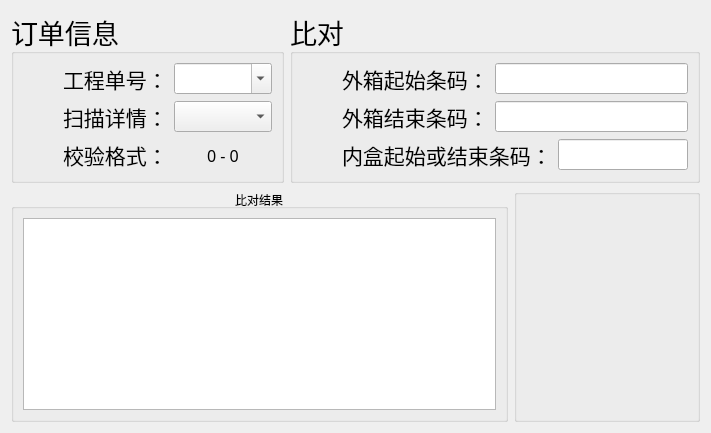
     <widget class="QWidget" name="outer_box_tab">
      <attribute name="title">
       <string>外箱比对</string>
      </attribute>
      <layout class="QVBoxLayout" name="verticalLayout_8">
       <item>
        <layout class="QHBoxLayout" name="horizontalLayout_2" stretch="2,3">
         <item>
          <widget class="QGroupBox" name="groupBox_8">
           <property name="font">
            <font>
             <family>微软雅黑</family>
             <pointsize>20</pointsize>
            </font>
           </property>
           <property name="title">
            <string>订单信息</string>
           </property>
           <layout class="QVBoxLayout" name="verticalLayout_9">
            <item>
             <layout class="QHBoxLayout" name="horizontalLayout_16" stretch="0,0,9">
              <item>
               <spacer name="horizontalSpacer_22">
                <property name="orientation">
                 <enum>Qt::Horizontal</enum>
                </property>
                <property name="sizeHint" stdset="0">
                 <size>
                  <width>40</width>
                  <height>20</height>
                 </size>
                </property>
               </spacer>
              </item>
              <item>
               <widget class="QLabel" name="label_16">
                <property name="font">
                 <font>
                  <family>微软雅黑</family>
                  <pointsize>16</pointsize>
                 </font>
                </property>
                <property name="text">
                 <string>工程单号：</string>
                </property>
               </widget>
              </item>
              <item>
               <widget class="QComboBox" name="carton_order_name_combo">
                <property name="font">
                 <font>
                  <family>微软雅黑</family>
                  <pointsize>12</pointsize>
                 </font>
                </property>
                <property name="editable">
                 <bool>true</bool>
                </property>
                <property name="currentText">
                 <string/>
                </property>
                <property name="placeholderText">
                 <string>请选择</string>
                </property>
               </widget>
              </item>
             </layout>
            </item>
            <item>
             <layout class="QHBoxLayout" name="horizontalLayout_18" stretch="0,0,9">
              <item>
               <spacer name="horizontalSpacer_24">
                <property name="orientation">
                 <enum>Qt::Horizontal</enum>
                </property>
                <property name="sizeHint" stdset="0">
                 <size>
                  <width>40</width>
                  <height>20</height>
                 </size>
                </property>
               </spacer>
              </item>
              <item>
               <widget class="QLabel" name="label_18">
                <property name="font">
                 <font>
                  <family>微软雅黑</family>
                  <pointsize>16</pointsize>
                 </font>
                </property>
                <property name="text">
                 <string>扫描详情：</string>
                </property>
               </widget>
              </item>
              <item>
               <widget class="QComboBox" name="carton_datas_status_comb_box">
                <property name="font">
                 <font>
                  <family>微软雅黑</family>
                  <pointsize>12</pointsize>
                 </font>
                </property>
               </widget>
              </item>
             </layout>
            </item>
            <item>
             <layout class="QHBoxLayout" name="horizontalLayout_17" stretch="0,1,9">
              <item>
               <spacer name="horizontalSpacer_26">
                <property name="orientation">
                 <enum>Qt::Horizontal</enum>
                </property>
                <property name="sizeHint" stdset="0">
                 <size>
                  <width>40</width>
                  <height>20</height>
                 </size>
                </property>
               </spacer>
              </item>
              <item>
               <widget class="QLabel" name="label_17">
                <property name="font">
                 <font>
                  <family>微软雅黑</family>
                  <pointsize>16</pointsize>
                 </font>
                </property>
                <property name="text">
                 <string>校验格式：</string>
                </property>
               </widget>
              </item>
              <item>
               <widget class="QLabel" name="carton_check_format_label">
                <property name="font">
                 <font>
                  <family>微软雅黑</family>
                  <pointsize>12</pointsize>
                 </font>
                </property>
                <property name="text">
                 <string>0 - 0</string>
                </property>
                <property name="alignment">
                 <set>Qt::AlignCenter</set>
                </property>
               </widget>
              </item>
             </layout>
            </item>
           </layout>
          </widget>
         </item>
         <item>
          <widget class="QGroupBox" name="groupBox_7">
           <property name="font">
            <font>
             <family>微软雅黑</family>
             <pointsize>20</pointsize>
            </font>
           </property>
           <property name="title">
            <string>比对</string>
           </property>
           <layout class="QVBoxLayout" name="verticalLayout_3">
            <item>
             <layout class="QHBoxLayout" name="horizontalLayout_21" stretch="0,2,3">
              <item>
               <spacer name="horizontalSpacer_12">
                <property name="orientation">
                 <enum>Qt::Horizontal</enum>
                </property>
                <property name="sizeHint" stdset="0">
                 <size>
                  <width>40</width>
                  <height>20</height>
                 </size>
                </property>
               </spacer>
              </item>
              <item>
               <widget class="QLabel" name="label_5">
                <property name="font">
                 <font>
                  <family>微软雅黑</family>
                  <pointsize>16</pointsize>
                 </font>
                </property>
                <property name="text">
                 <string>外箱起始条码：</string>
                </property>
               </widget>
              </item>
              <item>
               <widget class="QLineEdit" name="carton_start_line">
                <property name="font">
                 <font>
                  <family>微软雅黑</family>
                  <pointsize>12</pointsize>
                  <weight>50</weight>
                  <bold>false</bold>
                 </font>
                </property>
                <property name="readOnly">
                 <bool>false</bool>
                </property>
               </widget>
              </item>
             </layout>
            </item>
            <item>
             <layout class="QHBoxLayout" name="horizontalLayout_48" stretch="0,2,3">
              <item>
               <spacer name="horizontalSpacer_23">
                <property name="orientation">
                 <enum>Qt::Horizontal</enum>
                </property>
                <property name="sizeHint" stdset="0">
                 <size>
                  <width>40</width>
                  <height>20</height>
                 </size>
                </property>
               </spacer>
              </item>
              <item>
               <widget class="QLabel" name="label_27">
                <property name="font">
                 <font>
                  <family>微软雅黑</family>
                  <pointsize>16</pointsize>
                 </font>
                </property>
                <property name="text">
                 <string>外箱结束条码：</string>
                </property>
               </widget>
              </item>
              <item>
               <widget class="QLineEdit" name="carton_end_line">
                <property name="font">
                 <font>
                  <family>微软雅黑</family>
                  <pointsize>12</pointsize>
                  <weight>50</weight>
                  <bold>false</bold>
                 </font>
                </property>
                <property name="readOnly">
                 <bool>false</bool>
                </property>
               </widget>
              </item>
             </layout>
            </item>
            <item>
             <layout class="QHBoxLayout" name="horizontalLayout_23" stretch="0,2,3">
              <item>
               <spacer name="horizontalSpacer_16">
                <property name="orientation">
                 <enum>Qt::Horizontal</enum>
                </property>
                <property name="sizeHint" stdset="0">
                 <size>
                  <width>40</width>
                  <height>20</height>
                 </size>
                </property>
               </spacer>
              </item>
              <item>
               <widget class="QLabel" name="label_12">
                <property name="font">
                 <font>
                  <family>微软雅黑</family>
                  <pointsize>16</pointsize>
                 </font>
                </property>
                <property name="text">
                 <string>内盒起始或结束条码：</string>
                </property>
               </widget>
              </item>
              <item>
               <widget class="QLineEdit" name="target_line">
                <property name="font">
                 <font>
                  <family>微软雅黑</family>
                  <pointsize>12</pointsize>
                  <weight>50</weight>
                  <bold>false</bold>
                 </font>
                </property>
                <property name="readOnly">
                 <bool>false</bool>
                </property>
               </widget>
              </item>
             </layout>
            </item>
           </layout>
          </widget>
         </item>
        </layout>
       </item>
       <item>
        <layout class="QHBoxLayout" name="horizontalLayout_28" stretch="8,3">
         <item>
          <widget class="QGroupBox" name="groupBox_10">
           <property name="title">
            <string>比对结果</string>
           </property>
           <property name="alignment">
            <set>Qt::AlignCenter</set>
           </property>
           <property name="flat">
            <bool>true</bool>
           </property>
           <property name="checkable">
            <bool>false</bool>
           </property>
           <layout class="QHBoxLayout" name="horizontalLayout_20">
            <item>
             <widget class="QTableWidget" name="carton_table"/>
            </item>
           </layout>
          </widget>
         </item>
         <item>
          <widget class="QGroupBox" name="box_compare_group_box">
           <property name="font">
            <font>
             <family>微软雅黑</family>
             <pointsize>22</pointsize>
            </font>
           </property>
           <property name="title">
            <string/>
           </property>
          </widget>
         </item>
        </layout>
       </item>
      </layout>
     </widget>
